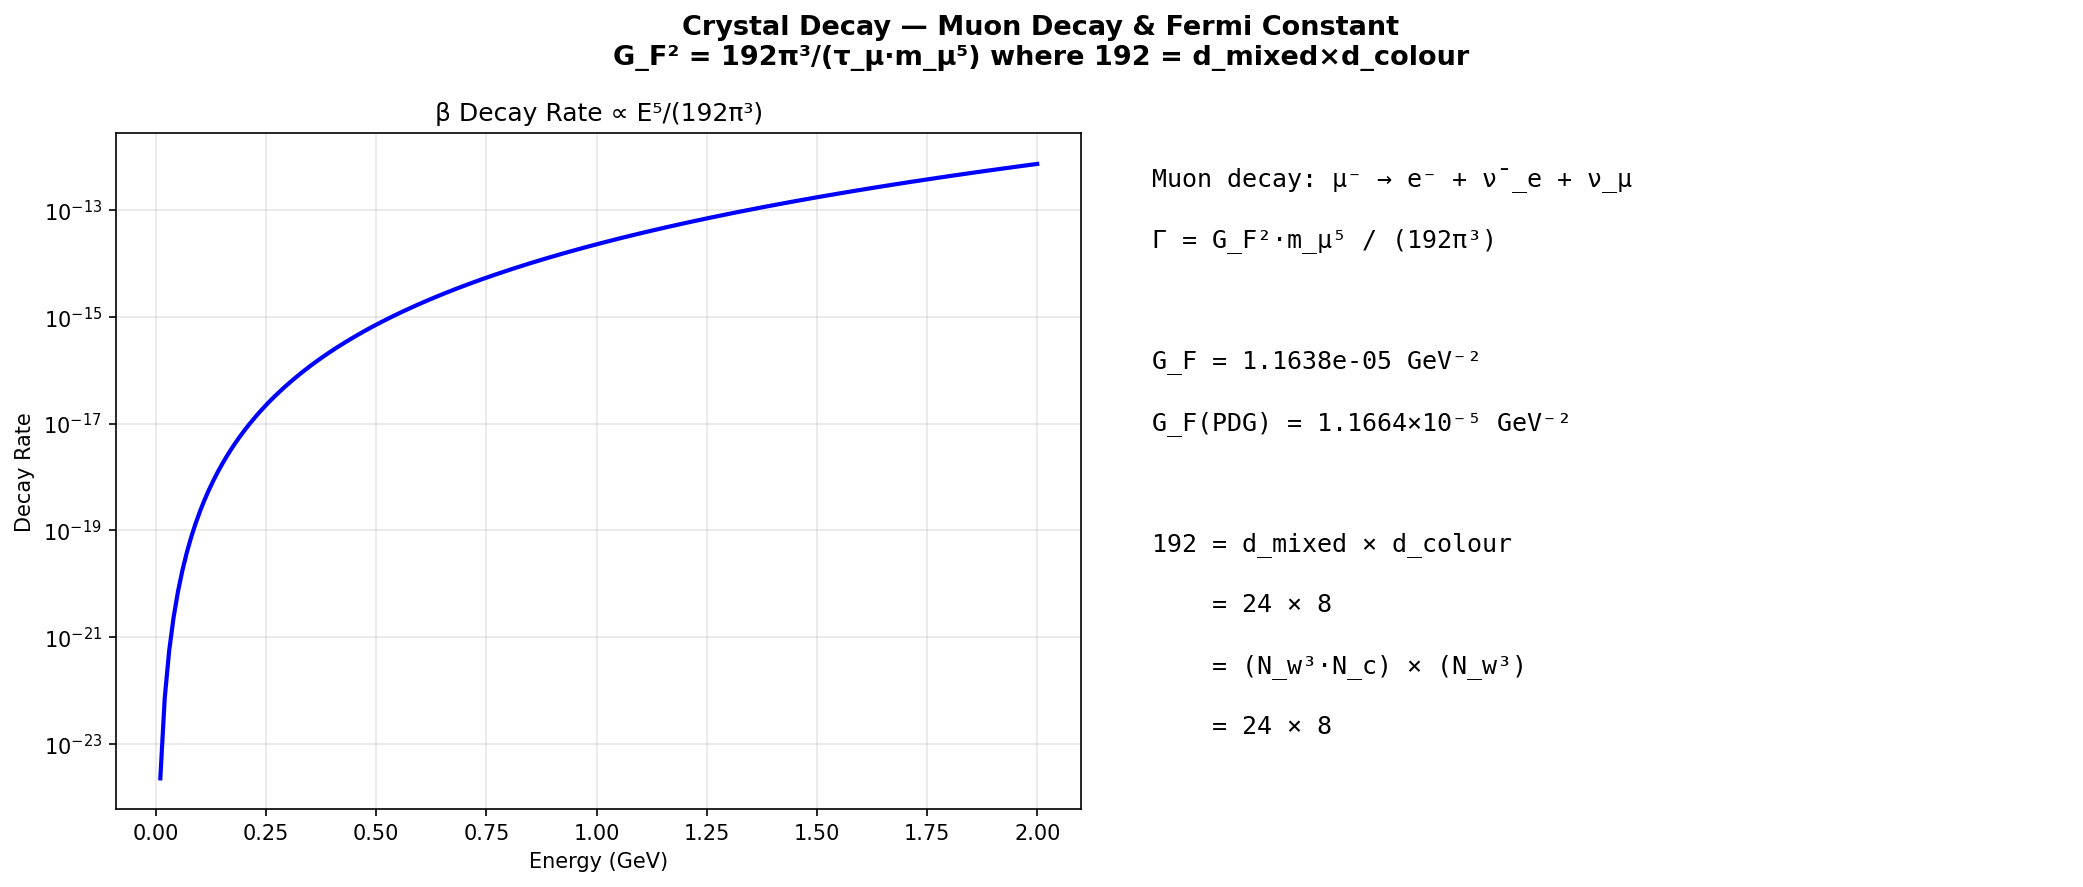

The Python source for this figure:
#!/usr/bin/env python3
"""Crystal Decay — Muon Decay: G_F² = 192π³/(τ_μ·m_μ⁵)"""
import crystal_toe as ct
import numpy as np
import matplotlib.pyplot as plt

toe = ct.Toe(); dc = toe.decay()
gf = dc.g_fermi()
print(f"G_F = {gf:.6e} GeV⁻² (PDG: 1.1664e-5)")
print(f"Beta constant = {dc.beta_factor()} = d_mixed × d_colour = 24 × 8")

# Decay rate vs energy for different particles
energies = np.linspace(0.01, 2.0, 200)
rates = [dc.beta_decay_rate(gf, E) for E in energies]

fig, axes = plt.subplots(1, 2, figsize=(14, 6))
fig.suptitle(f"Crystal Decay — Muon Decay & Fermi Constant\nG_F² = {dc.beta_factor()}π³/(τ_μ·m_μ⁵) where {dc.beta_factor()} = d_mixed×d_colour", fontsize=13, fontweight='bold')

axes[0].semilogy(energies, rates, 'b-', linewidth=2)
axes[0].set_xlabel('Energy (GeV)'); axes[0].set_ylabel('Decay Rate')
axes[0].set_title('β Decay Rate ∝ E⁵/(192π³)'); axes[0].grid(True, alpha=0.3)

axes[1].axis('off')
for i, l in enumerate([f"Muon decay: μ⁻ → e⁻ + ν̄_e + ν_μ",
    f"Γ = G_F²·m_μ⁵ / ({dc.beta_factor()}π³)", f"",
    f"G_F = {gf:.4e} GeV⁻²", f"G_F(PDG) = 1.1664×10⁻⁵ GeV⁻²",
    f"", f"{dc.beta_factor()} = d_mixed × d_colour",
    f"    = {dc.chi()*dc.n_w()*dc.n_w()} × {dc.n_w()**3}",
    f"    = (N_w³·N_c) × (N_w³)", f"    = 24 × 8"]):
    axes[1].text(0.05, 0.95-i*0.09, l, transform=axes[1].transAxes, fontsize=12, fontfamily='monospace', va='top')
plt.tight_layout(); plt.savefig('decay_muon.png', dpi=150, bbox_inches='tight'); plt.show()
